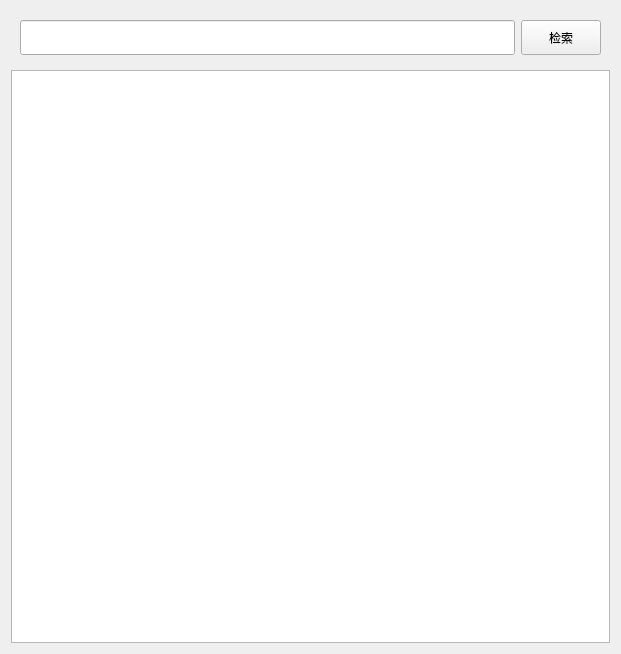
<?xml version="1.0" encoding="UTF-8"?>
<ui version="4.0">
 <class>CCPDF_SearchWidget</class>
 <widget class="QWidget" name="CCPDF_SearchWidget">
  <property name="geometry">
   <rect>
    <x>0</x>
    <y>0</y>
    <width>621</width>
    <height>654</height>
   </rect>
  </property>
  <property name="windowTitle">
   <string>Form</string>
  </property>
  <layout class="QVBoxLayout" name="verticalLayout">
   <item>
    <widget class="QWidget" name="widget" native="true">
     <layout class="QHBoxLayout" name="horizontalLayout">
      <item>
       <widget class="QLineEdit" name="search_edit">
        <property name="minimumSize">
         <size>
          <width>0</width>
          <height>35</height>
         </size>
        </property>
       </widget>
      </item>
      <item>
       <widget class="QPushButton" name="btn_startSearch">
        <property name="minimumSize">
         <size>
          <width>0</width>
          <height>35</height>
         </size>
        </property>
        <property name="text">
         <string>检索</string>
        </property>
        <property name="icon">
         <iconset resource="../../resources/configs.qrc">
          <normaloff>:/hyper_widget_icon/icons/searching.png</normaloff>:/hyper_widget_icon/icons/searching.png</iconset>
        </property>
       </widget>
      </item>
     </layout>
    </widget>
   </item>
   <item>
    <widget class="QListView" name="search_listView"/>
   </item>
  </layout>
 </widget>
 <resources>
  <include location="../../resources/configs.qrc"/>
 </resources>
 <connections/>
</ui>
